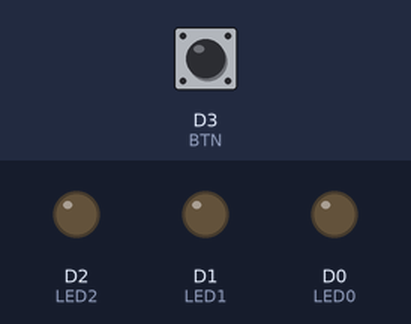
Simulated run of this sketch. Board: ESP8266 (NodeMCU). Parts: output pins drawn as LEDs (lit = HIGH). Inputs (shaded band) come from the test bench; at power-on: D3 (BTN) HIGH.

Above: at 1.2 s.
1.3 s: D3 (BTN) pulled LOW for 0.15 s
At 2.1 s:
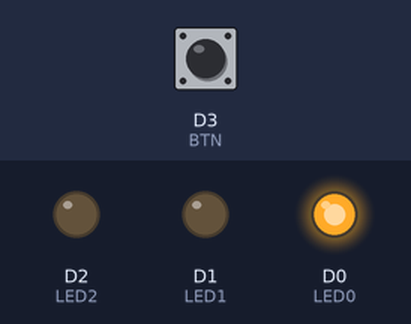
2.9 s: D3 (BTN) pulled LOW for 1 s
At 3.3 s:
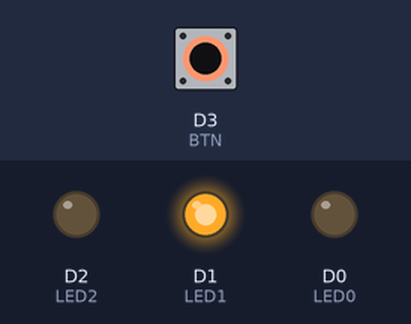
5.4 s: D3 (BTN) pulled LOW for 0.15 s
At 6.4 s:
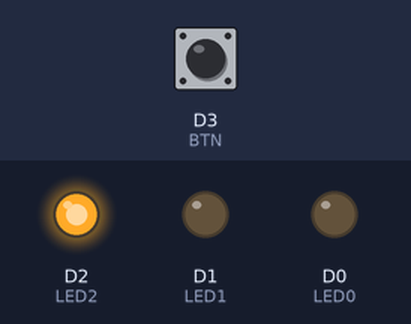
7.0 s: D3 (BTN) pulled LOW for 3.2 s
At 7.6 s:
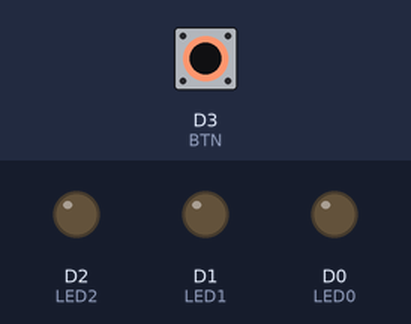
Timing chart, 0 to 10.0 s (numbered marks = the images above; inputs shaded):
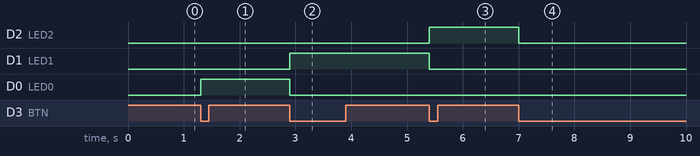

The sketch:

1.4.ino
```cpp
/*4 ЧАСТЬ ЗАДАНИЯ: Реализовать задание из пункта №3, но с использованием аппаратного прерывания при нажатии на кнопку вместо использования функции digitalRead; (модель сфетофора)*/
#define BTN D3
#define LED0 D0
#define LED1 D1
#define LED2 D2

uint8_t CurrentLED = 0;

void setup() {
  // put your setup code here, to run once:
  pinMode(LED0, OUTPUT);
  pinMode(LED1, OUTPUT);
  pinMode(LED2, OUTPUT);
  pinMode(BTN, INPUT_PULLUP);
  attachInterrupt(BTN, hend, FALLING);
}

void loop() {}

void hend()
{
  if (CurrentLED == 0)
    {
      digitalWrite(LED0, 1);
      digitalWrite(LED1, 0);
      digitalWrite(LED2, 0);
      CurrentLED = 1;
    }
    else {
      if (CurrentLED == 1)
      {
        digitalWrite(LED0, 0);
        digitalWrite(LED1, 1);
        digitalWrite(LED2, 0);
        CurrentLED = 2;
      }
      else {
        if (CurrentLED == 2)
        {
          digitalWrite(LED0, 0);
          digitalWrite(LED1, 0);
          digitalWrite(LED2, 1);
          CurrentLED = 3;
        }
        else
        {
          digitalWrite(LED0, 0);
          digitalWrite(LED1, 0);
          digitalWrite(LED2, 0);
          CurrentLED = 0;
        }
      }
    }
}
```

Measured:
- after the input at 1.3 s, D0 (LED0): LOW → HIGH at once
- after the input at 2.9 s, D1 (LED1): LOW → HIGH at once; D0 (LED0): HIGH → LOW at once
- after the input at 5.4 s, D2 (LED2): LOW → HIGH at once; D1 (LED1): HIGH → LOW at once
- after the input at 7.0 s, D2 (LED2): HIGH → LOW at once
